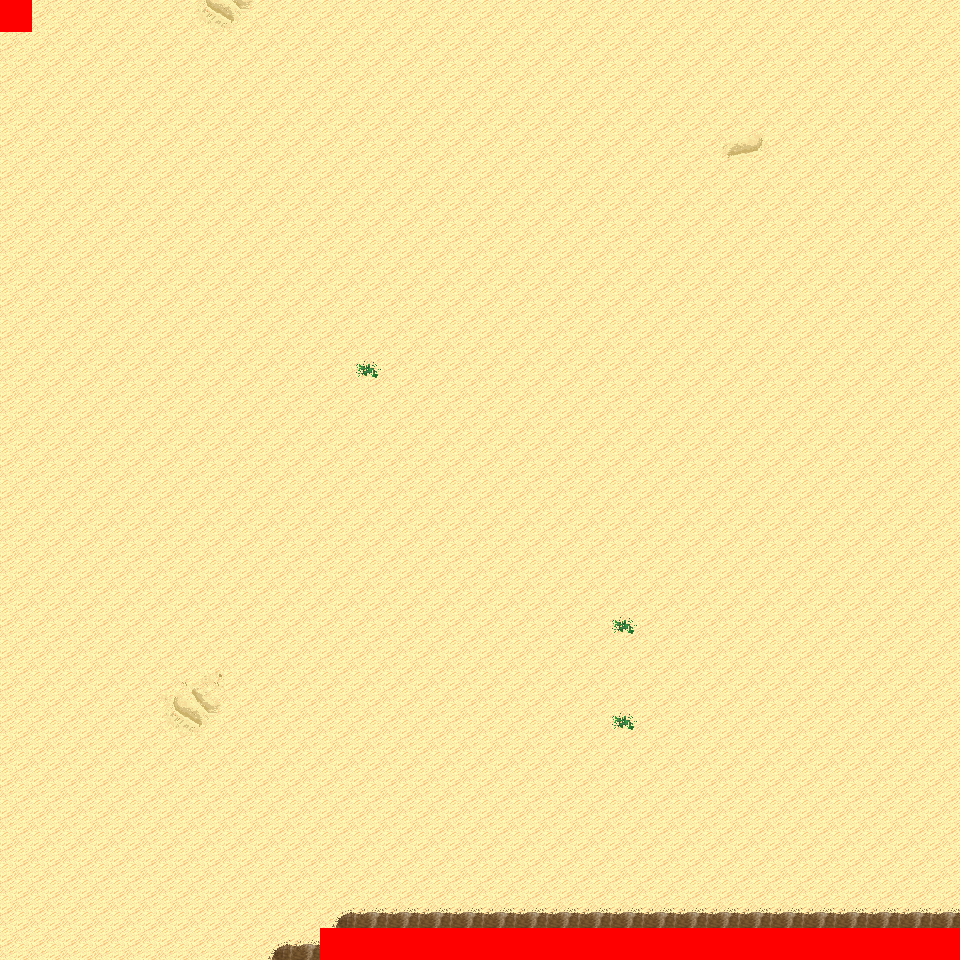

This game map was drawn from its Tiled (.tmx) file and the tilesets committed beside it. A one-line description and the trimmed map source follow:
An orthogonal 30x30 tile map with 32x32 px tiles, 6 tile layers (Ground, Object, Object2, Above, ...), 8 tilesets and 4 objects (4x mapExit).

<map version="1.0" orientation="orthogonal" renderorder="right-down" width="30" height="30" tilewidth="32" tileheight="32" nextobjectid="5">
  <tileset firstgid="1" name="tileset_logic_collision" tilewidth="32" tileheight="32" tilecount="1" columns="1">
    <image source="../drawable/tileset_logic_collision.png" width="32" height="32" />
  </tileset>
  <tileset firstgid="2" name="tileset_ground_ground" tilewidth="32" tileheight="32" tilecount="33" columns="3">
    <image source="../drawable/tileset_ground_ground.png" width="96" height="352" />
  </tileset>
  <tileset firstgid="35" name="tileset_ground_ridge_earth_pale" tilewidth="32" tileheight="32" tilecount="96" columns="12">
    <image source="../drawable/tileset_ground_ridge_earth_pale.png" width="384" height="256" />
  </tileset>
  <tileset firstgid="131" name="tileset_ground_ridge_earth_dark" tilewidth="32" tileheight="32" tilecount="96" columns="12">
    <image source="../drawable/tileset_ground_ridge_earth_dark.png" width="384" height="256" />
  </tileset>
  <tileset firstgid="227" name="tileset_terrain_desert" tilewidth="32" tileheight="32" tilecount="88" columns="8">
    <image source="../drawable/tileset_terrain_desert.png" width="256" height="352" />
  </tileset>
  <tileset firstgid="315" name="tileset_plant_tree_tree_darkgreen" tilewidth="32" tileheight="32" tilecount="88" columns="8">
    <image source="../drawable/tileset_plant_tree_tree_darkgreen.png" width="256" height="352" />
  </tileset>
  <tileset firstgid="403" name="tileset_ground_sand_2" tilewidth="32" tileheight="32" tilecount="15" columns="5">
    <image source="../drawable/tileset_ground_sand_2.png" width="160" height="96" />
  </tileset>
  <tileset firstgid="418" name="tileset_plant_cactus_2" tilewidth="32" tileheight="32" tilecount="10" columns="5">
    <image source="../drawable/tileset_plant_cactus_2.png" width="160" height="64" />
  </tileset>
  <layer name="Ground" width="30" height="30">
    <data>[900 cells, 900 non-empty, 8 distinct tile ids]</data>
  </layer>
  <layer name="Object" width="30" height="30">
    <data>[900 cells, 43 non-empty, 5 distinct tile ids]</data>
  </layer>
  <layer name="Object2" width="30" height="30">
    <data>[900 cells, 0 non-empty, 0 distinct tile ids]</data>
  </layer>
  <layer name="Above" width="30" height="30">
    <data>[900 cells, 0 non-empty, 0 distinct tile ids]</data>
  </layer>
  <layer name="Above2" width="30" height="30">
    <data>[900 cells, 0 non-empty, 0 distinct tile ids]</data>
  </layer>
  <layer name="Walkable" width="30" height="30">
    <data>[900 cells, 21 non-empty, 1 distinct tile ids]</data>
  </layer>
  <objectgroup name="MapEvents">
    <object id="1" name="north" type="mapExit" x="32" y="0" width="928" height="32">
      <properties>
        <property name="map" value="level_0_x36_y145" />
        <property name="x" value="1" />
        <property name="y" value="28" />
      </properties>
    </object>
    <object id="2" name="south" type="mapExit" x="0" y="928" width="320" height="32">
      <properties>
        <property name="map" value="level_0_x36_y147" />
        <property name="x" value="0" />
        <property name="y" value="1" />
      </properties>
    </object>
    <object id="3" name="west" type="mapExit" x="0" y="32" width="32" height="928">
      <properties>
        <property name="map" value="level_0_x35_y146" />
        <property name="x" value="28" />
        <property name="y" value="1" />
      </properties>
    </object>
    <object id="4" name="east" type="mapExit" x="928" y="0" width="32" height="928">
      <properties>
        <property name="map" value="level_0_x37_y146" />
        <property name="x" value="1" />
        <property name="y" value="0" />
      </properties>
    </object>
  </objectgroup>
</map>
